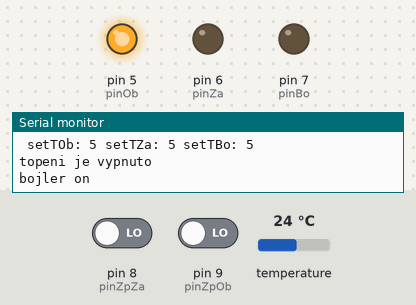
Bench run of a sketch on a simulated Arduino Mega 2560, built with avr-gcc and run on an emulated ATmega2560. Parts: output pins drawn as LEDs (lit = HIGH), the last lines printed to the serial monitor. The inputs (shaded band) are chosen by the test bench; at power-on: pin 9 (pinZpOb) LOW, pin 8 (pinZpZa) LOW, temperature 24 °C.

Above: at 2.2 s.
2.3 s: pin 9 (pinZpOb) driven HIGH
At 12.5 s:
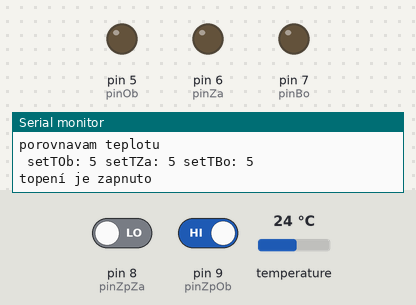
15.5 s: pin 9 (pinZpOb) driven LOW
At 21.3 s:
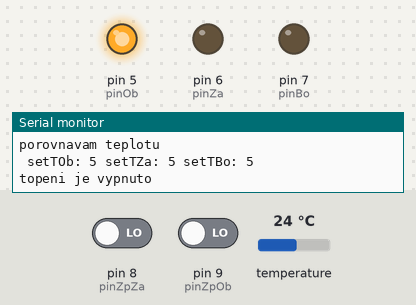
Timing chart, 0 to 22.8 s (numbered marks = the images above; inputs shaded):
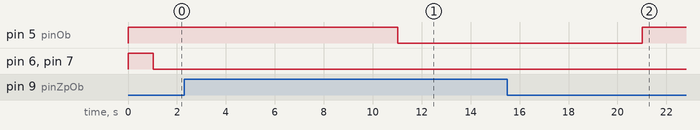

Measured:
- after the input at 2.3 s, pin 5 (pinOb): HIGH → LOW after 8.7 s
- after the input at 15.5 s, pin 5 (pinOb): LOW → HIGH after 5.5 s

The sketch:

vypis_input_serial.ino
```cpp
#include <Wire.h>
#include <DallasTemperature.h>
#include <OneWire.h>

//#include <millis>

#define I2C_SLAVE_ADDRESS 1


#define VERSION "vytapeni_chalupy-2.0"
#define cenaKw 4
#define pocetSenzoru 5
#define nezT 5    //nezamrzna teplota
#define offT 0    //vypnuto teplota
#define pinOb 5
#define pinZa 6
#define pinZpZa 8
#define pinZpOb 9
#define pinBo 7

byte predchoziMinuta, rezim,spotrebaOb, spotrebaZa, spotrebaBo, h=10, m=0, s=0, zmena=0;
bool zapnutoOb, zapnutoZa, zapnutoBo;
int setTOb=4,setTZa=4, setTBo=4;
float vyctenaTeplota[5];
unsigned long currentTime, previousTime = 0;
const unsigned long interval = 10000, secondInterval = 2000;//pro zatím zkrácený interval 3600000 // 10 minut
const char delimiter = ':';

//oneWire
const int pinCidlaDS = A0;
OneWire oneWireDS(pinCidlaDS);
DallasTemperature senzoryDS(&oneWireDS);

//pro zatím
//String a = "26:20:6:60";
String message = "";
String received;
String receivedNoDots[7];
char c;
char adresa;
int adresa_int;
bool obyvakZapnut = false, koupelnaZapnuta = false, boilerZapnut = false;

void setup() {
  Serial.begin(9600);

  senzoryDS.begin();

  pinMode(pinOb, OUTPUT);
  pinMode(pinZa, OUTPUT);
  pinMode(pinBo, OUTPUT);
  pinMode(pinZpOb, INPUT);
  pinMode(pinZpZa, INPUT);
  digitalWrite(pinOb, HIGH);
  digitalWrite(pinZa, HIGH);
  digitalWrite(pinBo, HIGH);
// pokud dostane request - pošle rpi naměřená data, pokud zprávu - vyfiltruje adresu a přepošle ke správnému arduinufile:///home/tomas/Sta%C5%BEen%C3%A9/vytapeni_chalupy-2.0

  Wire.begin(I2C_SLAVE_ADDRESS);
  Wire.onRequest(requestData);
  Wire.onReceive(receiveData);

  vyctiTeplotu();
  porovnejTeplotu();
}

void loop() {
  currentTime = millis();

  if(currentTime - previousTime >= interval){
    previousTime = currentTime;
    Serial.println("Funkce spuštěna v intervalu.");
    vyctiTeplotu();
    porovnejTeplotu();
  }
}

void requestData(){
  message = "";
  //Wire.write(a.c_str());
  char buffer[10]; // Buffer to hold the converted string
/*  for(int i = 0; i < 5; i++){
    dtostrf(vyctenaTeplota[i], 3, 1, buffer);
    if(i != 2){
      message += String(buffer) + ":";
    }
  }*/
  dtostrf(vyctenaTeplota[0], 3, 1, buffer);
  message += String(buffer) + ":";
    dtostrf(vyctenaTeplota[4], 3, 1, buffer);
  message += String(buffer) + ":";
    dtostrf(vyctenaTeplota[1], 3, 1, buffer);
  message += String(buffer) + ":";
    dtostrf(vyctenaTeplota[3], 3, 1, buffer);
  message += String(buffer) + ":";
  char tempBuffer[6][10]; // Buffer for each temperature value
/*  for (int i = 0; i < 5; i++) {
    dtostrf(vyctenaTeplota[i], 4, 1, tempBuffer[i]); // Convert float to string with 1 decimal place
  }
  snprintf(message, sizeof(message), "%s:%s:%s:%s:%s", tempBuffer[0], tempBuffer[1], tempBuffer[2], tempBuffer[3], tempBuffer[4]);
  //snprintf(message, sizeof(message), "%.1f:%.1f:%.1f:%.1f:%.1f", vyctenaTeplota[0], vyctenaTeplota[1], vyctenaTeplota[2], vyctenaTeplota[3], vyctenaTeplota[4]);
  message = "odpověď na request"; */

  //message = "-127.0:-127.0:-127.0:-127.0:";
  //message = "zprava -127.0:-127.0:-127.0:-1";

  message += String(zapnutoOb) + ":";
  message += String(zapnutoZa) + ":";
  message += String(zapnutoBo);

  Serial.println();
  Serial.print("vrátil jsem request: ");
  Serial.println(message);
  //pro teď
  //message = 23:18.3:
  Wire.write(message.c_str());

  zapnutoOb = false;
  zapnutoZa = false;
  zapnutoBo = false;
}

void receiveData(int numBytes){
  received = "";
  int i = 0;
  receivedNoDots[0] = "";
  receivedNoDots[1] = "";
  receivedNoDots[2] = "";
  receivedNoDots[3] = "";
  receivedNoDots[4] = "";
  receivedNoDots[5] = "";
  receivedNoDots[6] = "";
  Serial.println("");
  while(Wire.available() > 0){
    c = Wire.read();
    received += c;

    if(c != ':'){
      receivedNoDots[i] += c;
    }
    else{
    //  Serial.println(receivedNoDots[i]);
      i++;
    }
  }

  Serial.println();
  Serial.print("Obdrzena zprava: ");
  Serial.println(received);

  //Serial.println(receivedNoDots[3]);

  if(received.length() != 0){
    adresa = received.substring(1, 2).charAt(0);
    switch(adresa){
case '1':
// booleany se mohou smazat jsou zde jen pro debug
      if(receivedNoDots[4] == "1"){
        obyvakZapnut = true;
        setTOb = receivedNoDots[1].toInt();
      }
      else{
        obyvakZapnut = false;
        setTOb = 5;
      }
      if(receivedNoDots[5] == "1"){
        koupelnaZapnuta = true;
        setTZa = receivedNoDots[2].toInt();
      }
      else{
        koupelnaZapnuta = false;
        setTZa = 5;
      }
      if(receivedNoDots[6] == "1"){
        boilerZapnut = true;
        setTBo = receivedNoDots[3].toInt();
      }
      else{
        boilerZapnut = false;
        setTBo = 5;
      }
      break;
      case '2':
        Serial.println("posláno na dvojku");
        Serial2.println(received);
      break;
      case '3':
        Serial3.println(received);
      break;
      default:
        Serial.println("chyba adresy: " + adresa);
    }
  }
}


void vyctiTeplotu(){
  senzoryDS.requestTemperatures();
  for (int i=0; i<pocetSenzoru; i++){
    //senzoryDS.requestTemperatures();
    float teplota=senzoryDS.getTempCByIndex(i);
    vyctenaTeplota[i] = teplota;
    Serial.print(i);
    Serial.print(" Teplota: ");
    Serial.println(teplota);
    //Serial.println(teplota);
    delay(50);
   }
}

//porovna namerenou teplotu s nastavenou
void porovnejTeplotu(){
  Serial.println("porovnavam teplotu");
  /*Serial.print(vyctenaTeplota[0]);
  Serial.print(vyctenaTeplota[4]);
  Serial.print(": ");*/
  if (setTOb < nezT) setTOb = nezT;
  if (setTZa < nezT) setTZa = nezT;
  if (setTBo < nezT) setTBo = nezT;
  Serial.println(" setTOb: " + (String)setTOb + " setTZa: " + (String)setTZa + " setTBo: " + (String)setTBo);

  //if (setTOb < nezT) setTOb = nezT;
  //if (setTZa < nezT) setTZa = nezT;
 if (((vyctenaTeplota[0] < setTOb-0.5) && zapnutoOb==0) || ((vyctenaTeplota[0] < 30) && digitalRead(pinZpOb))){ //&& receivedNoDots[4] == "True"
  digitalWrite(pinOb, LOW);
  zapnutoOb=1;
  //spotrebaOb++;//Serial.println("zapnuto");
  Serial.println("topení je zapnuto");
 }
 else if((vyctenaTeplota[0] > setTOb+0.5)){
  digitalWrite(pinOb, HIGH);
  zapnutoOb=0;
  Serial.println("topeni je vypnuto");
  //Serial.println("vypnuto");
 }

 if (((vyctenaTeplota[4] < setTZa-0.5) && zapnutoZa==0)  || ((vyctenaTeplota[3] < 20) && digitalRead(pinZpZa))) {  //&& receivedNoDots[5] == "True"
  digitalWrite(pinZa, LOW);
  zapnutoZa=1;
  //spotrebaZa++;
 }
 else if((vyctenaTeplota[4] > setTZa+0.5)) {
  digitalWrite(pinZa, HIGH);
  zapnutoZa=0;
 }
 if ((vyctenaTeplota[3] < setTBo-1) && zapnutoBo==0) {
  digitalWrite(pinBo, LOW);
  zapnutoBo=1;
  //spotrebaBo++;
  Serial.println("bojler on");
 }
  else if(((vyctenaTeplota[3] > setTBo+4))){
    digitalWrite(pinBo, HIGH);
    zapnutoBo=0;
  }
//  if (zapnutoOb==1) spotrebaOb++;
//  if (zapnutoZa==1) spotrebaZa++;
//  if (zapnutoBo==1) spotrebaBo++;
 //zaznamNakladu();
}

//ToDo: někde vynulovat     spotrebaOb=0; spotrebaZa=0; spotrebaBo=0;
```
